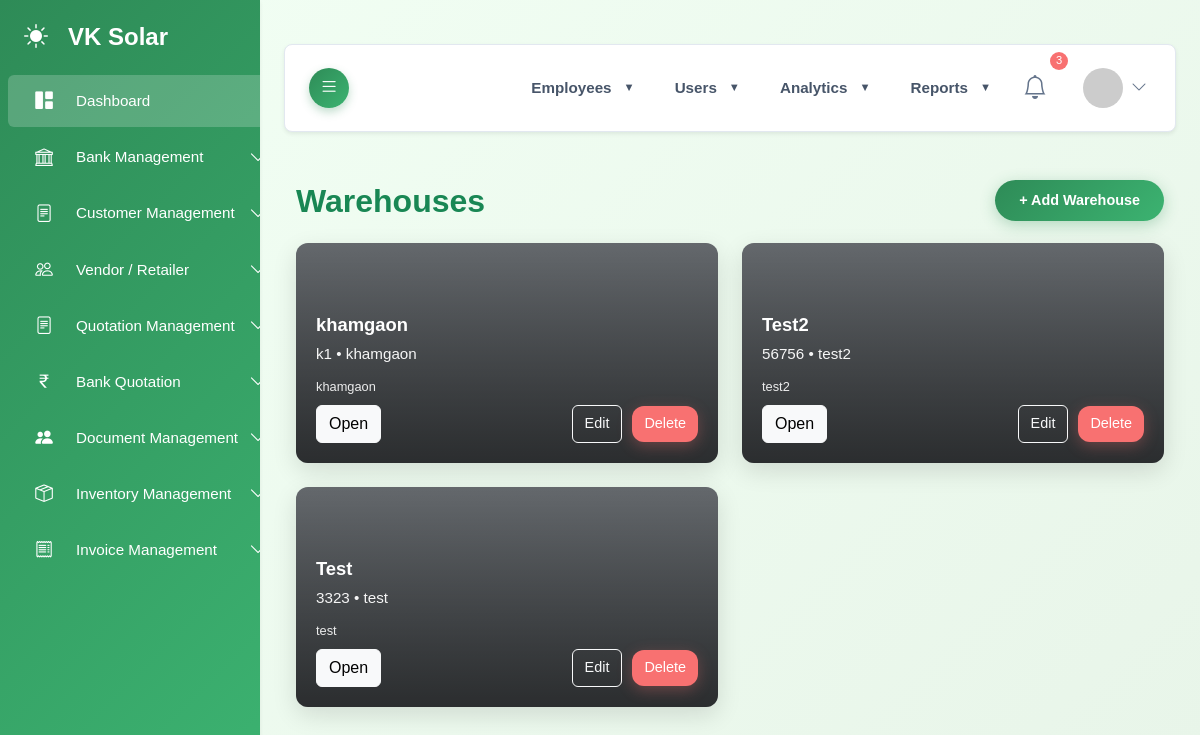
The app's page /admin/inventory/warehouses.php (signed in) with its own data.
### tables this page shows
CREATE TABLE `warehouses` (
  `id` int NOT NULL,
  `name` varchar(150) NOT NULL,
  `code` varchar(50) DEFAULT NULL,
  `address` text,
  `city` varchar(100) DEFAULT NULL,
  `state` varchar(100) DEFAULT NULL,
  `pincode` varchar(12) DEFAULT NULL,
  `contact_name` varchar(100) DEFAULT NULL,
  `contact_phone` varchar(20) DEFAULT NULL,
  `image` varchar(255) DEFAULT NULL,
  `created_by` int DEFAULT NULL,
  `created_at` timestamp NULL DEFAULT CURRENT_TIMESTAMP,
  `updated_at` timestamp NULL DEFAULT CURRENT_TIMESTAMP ON UPDATE CURRENT_TIMESTAMP
);

### admin/inventory/warehouses.php (the view, shortened to what this page needs)
<?php
require_once __DIR__ . '/../connect/auth_middleware.php';
$warehouses = [];
$role = $_SESSION['role'] ?? '';
$employeeId = $_SESSION['employee_id'] ?? null;
if ($role === 'warehouse_staff') {
    $stmt = $conn->prepare("
        SELECT w.id, w.name, w.code, w.address, w.city, w.image
        FROM warehouses w
        INNER JOIN warehouse_employees we ON we.warehouse_id = w.id
        WHERE we.employee_id = ?
        LIMIT 1
    ");
    $stmt->bind_param("i", $employeeId);
} else {
    $stmt = $conn->prepare("
        SELECT id, name, code, address, city, image
        FROM warehouses
        ORDER BY id DESC
    ");
}
if ($stmt) {
    $stmt->execute();
    $res = $stmt->get_result();
    while ($row = $res->fetch_assoc()) {
        $warehouses[] = $row;
    }
}
 else {
    error_log("warehouses.php: prepare failed: " . $conn->error);
}
function resolveWarehouseImageUrl($filename) {
    if (!$filename) return null;
    return null;
}
?><!doctype html>
<html lang="en">
<head>
  <?php
  include 'include/head2.php';
  ?>
</head>
<body>
<?php
include 'include/sidebar.php';
?>
<div id="main-content">
  <?php
  include 'include/navbar.php';
  ?>
  <main class="main container-fluid py-4">
    <div class="page-actions">
      <h2 style="margin:0;">Warehouses</h2>
      <div>
        <a href="warehouse_create.php" class="btn btn-primary">+ Add Warehouse</a>
      </div>
    </div>
    <?php if (empty($warehouses)): ?>
      <div class="card p-4">
        <div class="card-body">
          <p>No warehouses yet. Create one.</p>
        </div>
      </div>
    <?php else: ?>
      <div class="warehouse-grid">
        <?php foreach ($warehouses as $w):
            $id   = intval($w['id']);
            $name = $w['name'] ?? 'Unnamed';
            $code = $w['code'] ?? '';
            $city = $w['city'] ?? '';
            $addr = $w['address'] ?? '';
            $imgFile = $w['image'] ?? '';
            $imgUrl = resolveWarehouseImageUrl($imgFile);
            $style = $imgUrl ? "background-image: url('" . htmlspecialchars($imgUrl, ENT_QUOTES) . "');" : '';
            $hasImage = (bool)$imgUrl;
        ?>
          <div class="warehouse-card <?= $hasImage ? '' : 'no-image' ?>" style="<?= $style ?>">
            <div class="card-content">
              <div>
                <h5><?= htmlspecialchars($name) ?></h5>
                <div class="meta"><?= $code ? htmlspecialchars($code) . ' • ' : '' ?><?= htmlspecialchars($city) ?></div>
                <?php if ($addr): ?>
                  <div class="small" style="opacity:.9; margin-bottom:8px;"><?= htmlspecialchars($addr) ?></div>
                <?php endif; ?>
              </div>
              <div class="d-flex justify-content-between align-items-center" style="margin-top:8px;">
                <a class="btn btn-light" href="warehouse_view.php?id=<?= $id ?>">Open</a>
                <div class="card-actions">
                  <a class="btn btn-outline-light" href="warehouse_create.php?id=<?= $id ?>">Edit</a>
                  <a class="btn btn-danger" href="warehouse_delete?id=<?= $id ?>"
                     onclick="return confirm('Delete warehouse? This will remove assignments and stock.');">Delete</a>
                </div>
              </div>
            </div>
          </div>
        <?php endforeach; ?>
      </div>
    <?php endif; ?>
  </main>
</div>
</body>
</html>

### admin/css&js/style.css (style rules this page uses)
:root { --primary: #2e8b57; --primary-light: #3cb371; --primary-dark: #1e6b47; --secondary: #f5f5f5; --accent: #87ceeb; --accent-light: #b0e2ff; --earth: #d2b48c; --earth-light: #f0e6d6; --dark: #2c3e50; --light: #f8f9fa; --gradient-primary: linear-gradient( 135deg, var(--primary) 0%, var(--primary-light) 100% ); --gradient-secondary: linear-gradient( 135deg, var(--earth-light) 0%, var(--secondary) 100% ); --gradient-hero: linear-gradient( 135deg, rgba(46, 139, 87, 0.85) 0%, rgba(60, 179, 113, 0.85) 100% ); --gradient-nature: linear-gradient( 135deg, var(--primary) 0%, var(--accent) 100% ); --background-light: #f1f5f9; --text-light: #64748b; --card-bg-light: #ffffff; --border-color-light: #e2e8f0; --success-color: #10b981; --danger-color: #f87171; --warning-color: #fbbf24; }
body { font-family: "Inter", sans-serif; background-color: var(--background-light); color: var(--text-light); padding-top: 20px; overflow-x: hidden; }
#main-content { margin-left: 260px; padding: 1.5rem; transition: margin-left 0.3s ease-in-out; }
.btn-primary { background: var(--gradient-primary) !important; border: none !important; box-shadow: 0 4px 15px rgba(46, 139, 87, 0.3); border-radius: 25px !important; transition: all 0.3s ease; font-weight: 500; padding: 12px 30px; }

### admin/css&js/carousel.css (style rules this page uses)
:root { --primary: #2e8b57; --primary-light: #3cb371; --primary-dark: #1e6b47; --secondary: #f5f5f5; --accent: #87ceeb; --dark: #2c3e50; --light: #f8f9fa; --gradient-primary: linear-gradient( 135deg, var(--primary) 0%, var(--primary-light) 100% ); --background-light: #f1f5f9; --text-light: #64748b; --card-bg-light: #ffffff; --border-color-light: #e2e8f0; --success-color: #10b981; --danger-color: #f87171; --warning-color: #fbbf24; }
body { font-family: "Inter", sans-serif; background-color: var(--background-light); color: var(--text-light); padding-top: 20px; overflow-x: hidden; }
#main-content { margin-left: 260px; padding: 1.5rem; transition: margin-left 0.3s ease-in-out; }
.btn-primary { background: var(--gradient-primary) !important; border: none !important; box-shadow: 0 4px 15px rgba(46, 139, 87, 0.3); border-radius: 0.75rem !important; transition: all 0.3s ease; font-weight: 600; padding: 12px 30px; }
.btn-danger { background: var(--danger-color) !important; border: none !important; box-shadow: 0 4px 15px rgba(248, 113, 113, 0.3); border-radius: 0.75rem !important; padding: 8px 16px; }

### admin/css&js/logo&brand.css (style rules this page uses)
:root { --primary-green: #48bb78; --dark-green: #38a169; --light-green: #c6f6d5; --accent-green: #68d391; --text-dark: #2d3748; --text-light: #718096; --bg-light: #f7fafc; --border: #e2e8f0; --shadow: 0 2px 4px -1px rgba(0, 0, 0, 0.1), 0 1px 2px -1px rgba(0, 0, 0, 0.06); --shadow-lg: 0 4px 6px -1px rgba(0, 0, 0, 0.1), 0 2px 4px -1px rgba(0, 0, 0, 0.06); }
.btn-primary { background: linear-gradient(135deg, var(--primary-green), var(--dark-green)); border: none; border-radius: 8px; padding: 10px 20px; font-weight: 600; display: flex; align-items: center; gap: 6px; transition: all 0.3s ease; box-shadow: 0 2px 4px rgba(72, 187, 120, 0.2); font-size: 0.9rem; }
.small { font-size: 0.8rem; }

### admin/css&js/project.css (style rules this page uses)
:root { --primary: #2e8b57; --primary-light: #3cb371; --primary-dark: #1e6b47; --secondary: #f5f5f5; --accent: #87ceeb; --accent-light: #b0e2ff; --earth: #d2b48c; --earth-light: #f0e6d6; --dark: #2c3e50; --light: #f8f9fa; --gradient-primary: linear-gradient( 135deg, var(--primary) 0%, var(--primary-light) 100% ); --background-light: #f1f5f9; --text-light: #64748b; --card-bg-light: #ffffff; --border-color-light: #e2e8f0; --success-color: #10b981; --danger-color: #f87171; --warning-color: #fbbf24; }
body { font-family: "Inter", sans-serif; background-color: var(--background-light); color: var(--text-light); padding-top: 20px; overflow-x: hidden; }
#main-content { margin-left: 260px; padding: 1.5rem; transition: margin-left 0.3s ease-in-out; }
.btn-primary { background: var(--gradient-primary) !important; border: none !important; box-shadow: 0 4px 15px rgba(46, 139, 87, 0.3); border-radius: 25px !important; transition: all 0.3s ease; font-weight: 500; padding: 12px 30px; }

### admin/css&js/view-project.css (style rules this page uses)
:root { --primary-color: #2e8b57; --secondary-color: #3cb371; --light-color: #f5f5f5; --dark-color: #333; --border-radius: 10px; --box-shadow: 0 3px 10px rgba(0, 0, 0, 0.08); --transition: all 0.3s ease; }
body { background-color: #f8f9fa; font-family: "Segoe UI", Tahoma, Geneva, Verdana, sans-serif; line-height: 1.6; }

### records on screen
warehouses: name "khamgaon", code "k1", city "khamgaon", address "khamgaon"
warehouses: name "Test2", code "56756", city "test2", address "test2"
warehouses: name "Test", code "3323", city "test", address "test"
